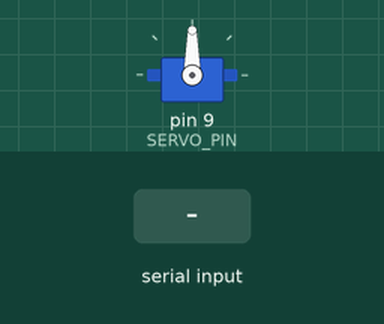
Bench run of a sketch on a simulated Arduino Uno, built with avr-gcc and run on an emulated ATmega328P. On the bench: servo. The inputs (shaded band) are chosen by the test bench.

Above: at 1.2 s.
1.3 s: "A,45\n" received over Serial
At 2.8 s:
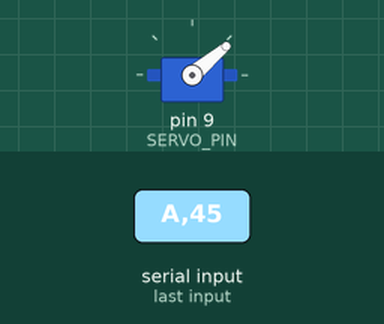
3.1 s: "A90\n" received over Serial
At 3.25 s:
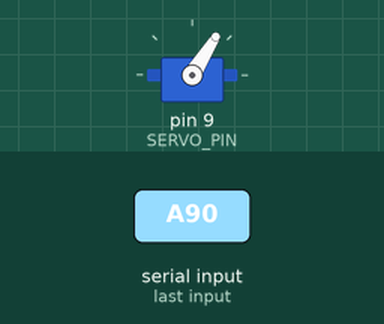
Timing chart, 0 to 6.1 s (numbered marks = the images above; inputs shaded):
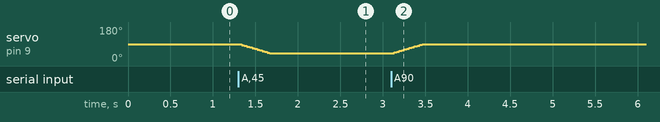

Measured:
- after the input at 1.3 s, servo on pin 9 (SERVO_PIN): moves from 90° to 40° over 0.36 s, starting at once
- after the input at 3.1 s, servo on pin 9 (SERVO_PIN): moves from 40° to 90° over 0.36 s, starting at once

The sketch:

servo_pan.ino
```cpp
// FollowCam pan servo — reads "A<angle>\n" (0-180) over serial at 115200.
// Slew-rate limited so the camera glides instead of snapping.
// Wiring (MG996R/SG90): signal -> pin 9, power -> 5V (MG996R prefers external
// 5-6V supply, common ground with the board!), GND -> GND.

#include <Servo.h>

const int SERVO_PIN = 9;
const int ANGLE_MIN = 40, ANGLE_MAX = 140;   // keep inside linkage range
const float MAX_DEG_PER_STEP = 2.0;          // per 15ms tick -> ~133 deg/s max
const unsigned long TICK_MS = 15;

Servo pan;
float current = 90, target = 90;
unsigned long lastTick = 0;
String buf;

void setup() {
  Serial.begin(115200);
  pan.attach(SERVO_PIN);
  pan.write((int)current);
}

void loop() {
  while (Serial.available()) {
    char c = Serial.read();
    if (c == '\n') {
      if (buf.length() > 1 && buf[0] == 'A') {
        long a = buf.substring(1).toInt();
        target = constrain((float)a, (float)ANGLE_MIN, (float)ANGLE_MAX);
      }
      buf = "";
    } else if (buf.length() < 8) {
      buf += c;
    }
  }

  unsigned long now = millis();
  if (now - lastTick >= TICK_MS) {
    lastTick = now;
    float d = target - current;
    if (d > MAX_DEG_PER_STEP) d = MAX_DEG_PER_STEP;
    if (d < -MAX_DEG_PER_STEP) d = -MAX_DEG_PER_STEP;
    current += d;
    pan.write((int)(current + 0.5f));
  }
}
```
